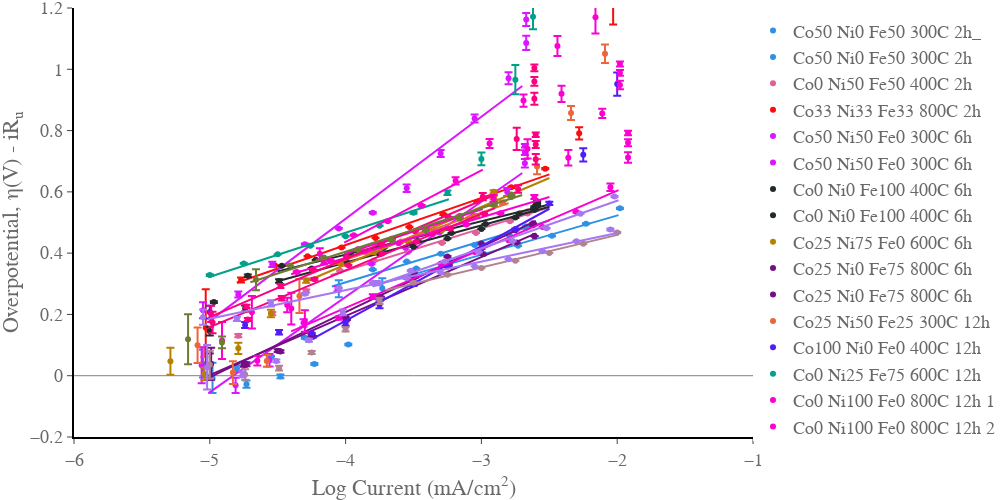

Notebook source saved alongside this figure:
### Code cell
import plotly.graph_objects as go
import numpy as np
import pandas as pd
import plotly.express as px
from scipy.optimize import curve_fit
from pandas import DataFrame as df
from EC_data_processing_lib import get_header_length
from EC_data_processing_lib import get_decimal_separator
from Data_setup_TMNML import data_set
import os
from galvani import BioLogic
fig_title = 'TMNML'
currentcorrect = 1000 #converts to mA to A in the log
areacorrect = 1 #converts the surface area in the log
#start figure, assign colors 
fig = go.Figure()
fig.update_xaxes(range=[-6, -1.0],
    nticks=10,
    ticks='outside',
    showgrid=False, gridwidth=1, gridcolor='grey',
    zeroline=False, zerolinecolor='grey', zerolinewidth= 1,
    showline=True, linewidth=2, linecolor='black')

fig.update_yaxes(range=[-0.2, 1.2],
    nticks=10,
    showgrid=False, gridwidth=1, gridcolor='grey',
    ticks='outside',
    zeroline=True, zerolinecolor='grey', zerolinewidth= 1,
    showline=True, linewidth=2, linecolor='black')
colors = px.colors.qualitative.Dark24

fig.update_layout(
    xaxis_title="Log Current (mA/cm<sup>2</sup>)",
    yaxis_title="Overpotential, η(V) - iR<sub>u</sub>",
    font=dict(
        family="Times New Roman, monospace",
        size=18,
        color="dimgrey",
    ),
    width = 1000,
    height = 500,
    legend=dict(
    yanchor="top",
    y=0.99,
    xanchor="left",
    x=1
    ),
    margin={'t':0,'l':0,'b':0,'r':0},
    legend_font_size=18
)
fig.update_layout({
    "plot_bgcolor": "rgba(0, 0, 0, 0)",
    'paper_bgcolor': 'rgba(255, 255, 255, 255)', #sets the background to be transparent... might appear black in .jpeg but will be transparent in the .svg
})

#load in data either .mpr or .mpt
for i in data_set:
    
    file = data_set[i]['data_Tafel']
    if not os.path.exists(file):
        print("File not found: " + file)
        continue
    if file.endswith('mpt'):
        headerlength = get_header_length(file)
        data = pd.read_csv(file, encoding='ansi', sep="\t", decimal=get_decimal_separator(file),  skiprows=range(headerlength))
        current_column = '<I>/mA'
    else:
        mpr_file = BioLogic.MPRfile(file)
        data = pd.DataFrame(mpr_file.data)
        current_column = 'I/mA'
    if not os.path.exists(data_set[i]['data_Tafel']):
        continue
    
    #define variables, sets up number of experiments, does the voltage correction based on Ru and 
    exp = data['Ns']
    Nexp = exp[-1:] + 1
    voltage = data['Ewe/V']
    current = data['control/mA']
    current = current/data_set[i]['mass']
    voltage_corrected = data['Ewe/V'] - data['control/mA'] * data_set[i]['Ru']/1000 - data_set[i]['cal'] #does the iR correction converts to overpotential
    #creates numpy array Tafel with the voltage, voltage error, and logJ from the data 
    j = 0
    Tafel = []
    for j in range(int(Nexp)):
        v = df.mean(voltage_corrected.loc[exp==j])
        verr = df.std(voltage_corrected.loc[exp==j])
        J = current / currentcorrect / areacorrect
        logJ = np.log10(J.loc[exp==j])
        logJ = logJ.iloc[0:1] 
        logJ = float(logJ)
        logJ = np.round(logJ,2)
        Tafel.append([v, verr, logJ])   
    Tafel = np.array(Tafel)
    
    #calculate fits 
    
    x = np.array(Tafel[:,2])
    y = np.array(Tafel[:,0])
    fit_min = data_set[i]['fit_min']
    fit_max = data_set[i]['fit_max']
    mask = (x >= fit_min) & (x <= fit_max)
    x_fit = x[mask]
    y_fit = y[mask]
    z, cov = np.polyfit(x_fit, y_fit, 1, cov=True)
    slope = z[0]
    intercept = z[1]
    slope_error = np.sqrt(cov[0,0])
    intercept_error = np.sqrt(cov[1,1])
    print(f"{data_set[i]['label']}: slope={slope*1000:.0f}±{slope_error*1000:.0f} mV/decade, Y-intercept={intercept:.2f}±{intercept_error:.2f}")
    
    x_pred = np.linspace(fit_min, fit_max, num=50)
    y_pred = np.polyval(z, x_pred)
    fig.add_trace(go.Scatter(
        x=x_pred,
        y=y_pred,
        mode='lines',
        showlegend= False,
        line_color=colors[data_set[i]['color_index']]
))

    fig.add_trace(go.Scatter(
        x=Tafel[:,2],
        y=Tafel[:,0],
        error_y=dict(
            type='data',
            
            array=Tafel[:,1],
            visible=True),
        mode='markers',
        name= data_set[i]['label'],
        line_color = colors[data_set[i]['color_index']],
        
    )
   
)


## convert your array into a dataframe

fig.show()
fig.write_image(fig_title +' Tafel.jpeg')
fig.write_image(fig_title + ' Tafel.svg')
